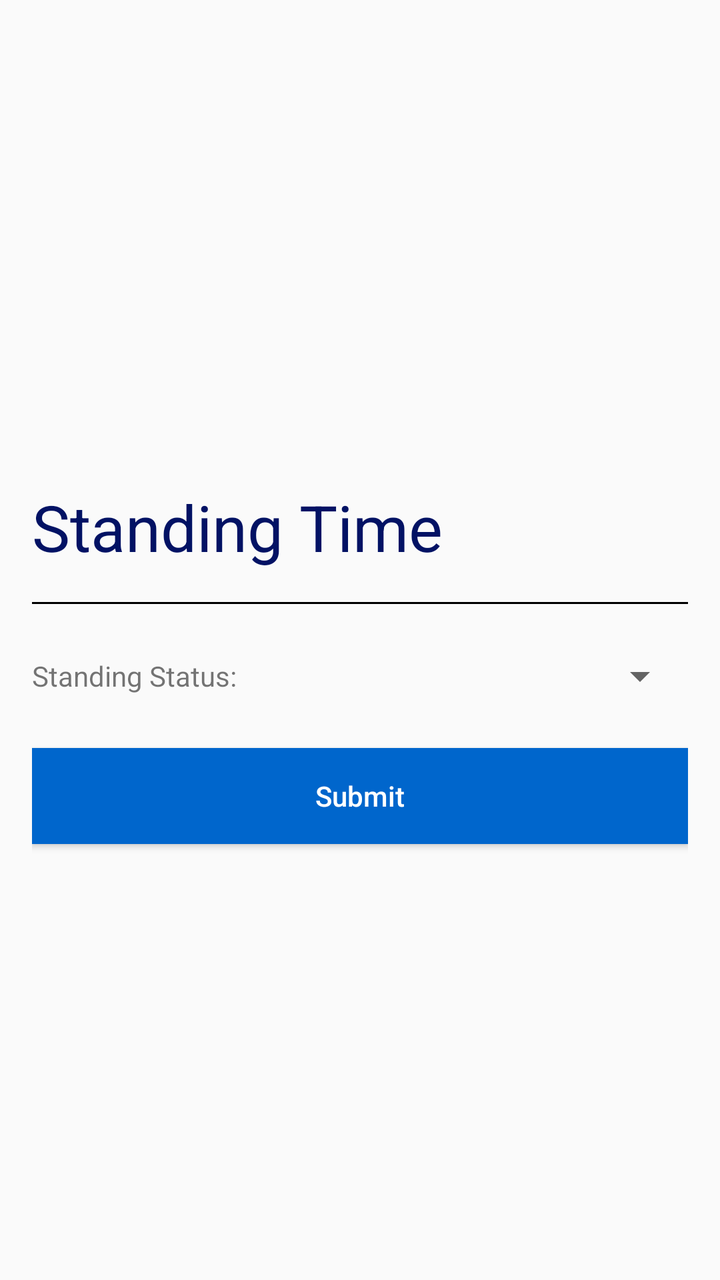
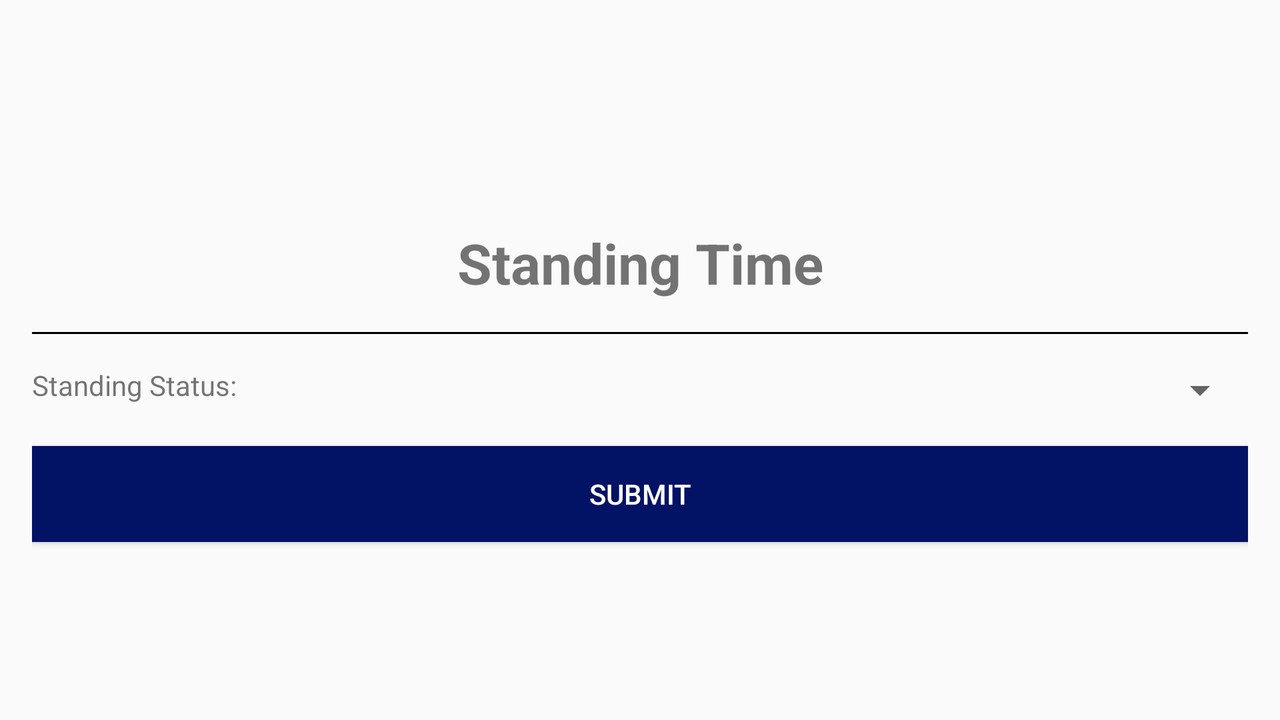

One screen, two layout resources from the same app: the default and the repository's alternative for another configuration. Each is rendered where Android would select it; the XML of both is given below.
<!-- AndroidManifest.xml: application theme CustomActivityThemeNoActionBar -->
<!-- res/layout/fragment_standing.xml -->
<FrameLayout xmlns:android="http://schemas.android.com/apk/res/android"
    xmlns:tools="http://schemas.android.com/tools"
    android:layout_width="match_parent"
    android:layout_height="match_parent"
    tools:context="za.co.thamserios.basilread.views.fragments.StandingFragment">

    <LinearLayout
        android:layout_width="match_parent"
        android:layout_height="match_parent"
        android:layout_marginTop="@dimen/activity_vertical_margin"
        android:paddingLeft="@dimen/activity_horizontal_margin"
        android:paddingRight="@dimen/activity_horizontal_margin"
        android:orientation="vertical"
        android:gravity="center">
        <TextView
            android:layout_marginTop="8dp"
            android:id="@+id/statusTextView"
            android:layout_width="match_parent"
            android:layout_height="wrap_content"
            android:gravity="left"
            android:textColor="@color/colorPrimary"
            android:textSize="32sp"
            android:text="Standing Time" />
        <View
            android:layout_marginTop="@dimen/activity_vertical_margin"
            android:layout_width="match_parent"
            android:layout_height="1dp"
            android:background="#000000" />
        <LinearLayout
            android:layout_marginTop="@dimen/activity_vertical_margin"
            android:layout_width="match_parent"
            android:layout_height="wrap_content"
            android:orientation="horizontal">
            <TextView
                android:layout_width="wrap_content"
                android:layout_height="wrap_content"
                android:layout_gravity="center_vertical"
                android:text="Standing Status:"
                />
            <Spinner
                android:id="@+id/standingStatusList"
                android:layout_width="match_parent"
                android:layout_height="40dp">
            </Spinner>
        </LinearLayout>
        <android.support.design.widget.TextInputLayout
            android:id="@+id/input_commentsEditText"
            android:visibility="gone"
            android:layout_width="match_parent"
            android:layout_height="wrap_content">
            <EditText
                android:id="@+id/reasonEditText"
                android:layout_width="match_parent"
                android:layout_height="100dp"
                android:inputType="textMultiLine"
                android:hint="Reason" />
        </android.support.design.widget.TextInputLayout>
        <Button
            android:id="@+id/button"
            android:layout_width="match_parent"
            android:textAllCaps="false"
            android:layout_height="wrap_content"
            android:background="@color/primary_blue"
            android:textColor="@color/primary_white"
            android:layout_marginTop="@dimen/activity_vertical_margin"
            android:text="Submit"
            />
    </LinearLayout>

</FrameLayout>
<!-- resources referenced by this layout -->
<resources>
  <color name="colorPrimary">#021264</color>
  <color name="primary_blue">#0066cc</color>
  <color name="primary_white">#ffffff</color>
  <dimen name="activity_horizontal_margin">16dp</dimen>
  <dimen name="activity_vertical_margin">16dp</dimen>
  <style name="CustomActivityThemeNoActionBar" parent="Theme.AppCompat.Light.NoActionBar">
          <item name="android:windowActionBar">false</item>
          <item name="android:windowNoTitle">true</item>
      </style>
</resources>
<!-- res/layout-land/fragment_standing.xml (the repository's variant of the layout above) -->
<!-- drawn on the phone turned sideways -->
<FrameLayout xmlns:android="http://schemas.android.com/apk/res/android"
    xmlns:tools="http://schemas.android.com/tools"
    android:layout_width="match_parent"
    android:layout_height="match_parent"
    tools:context="za.co.thamserios.basilread.views.fragments.StandingFragment">

    <LinearLayout
        android:layout_width="match_parent"
        android:layout_height="match_parent"
        android:layout_marginTop="@dimen/activity_vertical_margin"
        android:paddingLeft="@dimen/activity_horizontal_margin"
        android:paddingRight="@dimen/activity_horizontal_margin"
        android:orientation="vertical"
        android:gravity="center">
        <TextView
            android:layout_marginTop="8dp"
            android:id="@+id/statusTextView"
            android:layout_width="match_parent"
            android:layout_height="wrap_content"
            android:gravity="center_horizontal"
            android:textSize="28sp"
            android:textStyle="bold"
            android:text="Standing Time" />
        <View
            android:layout_marginTop="@dimen/activity_vertical_margin"
            android:layout_width="match_parent"
            android:layout_height="1dp"
            android:background="#000000" />
        <LinearLayout
            android:layout_marginTop="@dimen/activity_vertical_margin"
            android:layout_width="match_parent"
            android:layout_height="wrap_content"
            android:orientation="horizontal">
            <TextView
                android:layout_width="wrap_content"
                android:layout_height="wrap_content"
                android:text="Standing Status:"
                />
            <Spinner
                android:id="@+id/standingStatusList"
                android:layout_width="match_parent"
                android:layout_height="wrap_content">
            </Spinner>
        </LinearLayout>
        <Button
            android:id="@+id/button"
            android:layout_width="match_parent"
            android:layout_height="wrap_content"
            android:background="@color/colorPrimary"
            android:textColor="@color/primary_white"
            android:layout_marginTop="@dimen/activity_vertical_margin"
            android:text="Submit"
            />
    </LinearLayout>

</FrameLayout>
<!-- resources referenced by the variant -->
<!-- as the phone turned sideways resolves them -->
<resources>
  <color name="colorPrimary">#021264</color>
  <color name="primary_white">#ffffff</color>
  <dimen name="activity_horizontal_margin">16dp</dimen>
  <dimen name="activity_vertical_margin">16dp</dimen>
  <style name="CustomActivityThemeNoActionBar" parent="Theme.AppCompat.Light.NoActionBar">
          <item name="android:windowActionBar">false</item>
          <item name="android:windowNoTitle">true</item>
      </style>
</resources>
